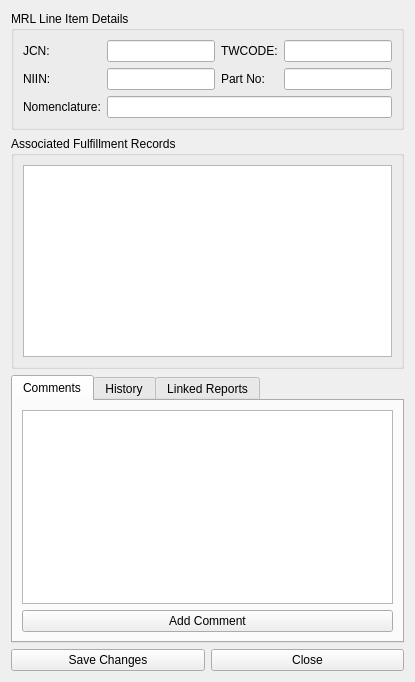
<?xml version="1.0" encoding="UTF-8"?>
<ui version="4.0">
 <class>MRLDetailWindow</class>
 <widget class="QWidget" name="MRLDetailWindow">
  <property name="windowTitle">
   <string>MRL Line Item Detail</string>
  </property>
  <layout class="QVBoxLayout" name="verticalLayout">
   <!-- MRL Line Item Details Section -->
   <item>
    <widget class="QGroupBox" name="mrlDetailsGroup">
     <property name="title">
      <string>MRL Line Item Details</string>
     </property>
     <layout class="QGridLayout" name="mrlDetailsLayout">
      <item row="0" column="0">
       <widget class="QLabel" name="jcnLabel">
        <property name="text">
         <string>JCN:</string>
        </property>
       </widget>
      </item>
      <item row="0" column="1">
       <widget class="QLineEdit" name="jcnEdit" />
      </item>
      <item row="0" column="2">
       <widget class="QLabel" name="twcodeLabel">
        <property name="text">
         <string>TWCODE:</string>
        </property>
       </widget>
      </item>
      <item row="0" column="3">
       <widget class="QLineEdit" name="twcodeEdit" />
      </item>
      <item row="1" column="0">
       <widget class="QLabel" name="niinLabel">
        <property name="text">
         <string>NIIN:</string>
        </property>
       </widget>
      </item>
      <item row="1" column="1">
       <widget class="QLineEdit" name="niinEdit" />
      </item>
      <item row="1" column="2">
       <widget class="QLabel" name="partNoLabel">
        <property name="text">
         <string>Part No:</string>
        </property>
       </widget>
      </item>
      <item row="1" column="3">
       <widget class="QLineEdit" name="partNoEdit" />
      </item>
      <item row="2" column="0">
       <widget class="QLabel" name="nomenclatureLabel">
        <property name="text">
         <string>Nomenclature:</string>
        </property>
       </widget>
      </item>
      <item row="2" column="1" colspan="3">
       <widget class="QLineEdit" name="nomenclatureEdit" />
      </item>
      <!-- Add more MRL fields as needed -->
     </layout>
    </widget>
   </item>
   
   <!-- Fulfillment Records Section -->
   <item>
    <widget class="QGroupBox" name="fulfillmentGroup">
     <property name="title">
      <string>Associated Fulfillment Records</string>
     </property>
     <layout class="QVBoxLayout" name="fulfillmentLayout">
      <item>
       <widget class="QTableView" name="fulfillmentTable" />
      </item>
     </layout>
    </widget>
   </item>
   
   <!-- Additional Information Tabs -->
   <item>
    <widget class="QTabWidget" name="infoTabWidget">
     <widget class="QWidget" name="commentsTab">
      <attribute name="title">
       <string>Comments</string>
      </attribute>
      <layout class="QVBoxLayout" name="commentsLayout">
       <item>
        <widget class="QTextEdit" name="commentsTextEdit" />
       </item>
       <item>
        <widget class="QPushButton" name="addCommentButton">
         <property name="text">
          <string>Add Comment</string>
         </property>
        </widget>
       </item>
      </layout>
     </widget>
     <widget class="QWidget" name="historyTab">
      <attribute name="title">
       <string>History</string>
      </attribute>
      <layout class="QVBoxLayout" name="historyLayout">
       <item>
        <widget class="QTableView" name="historyTable" />
       </item>
      </layout>
     </widget>
     <widget class="QWidget" name="reportsTab">
      <attribute name="title">
       <string>Linked Reports</string>
      </attribute>
      <layout class="QVBoxLayout" name="reportsLayout">
       <item>
        <widget class="QTableView" name="reportsTable" />
       </item>
      </layout>
     </widget>
    </widget>
   </item>
   
   <!-- Action Buttons -->
   <item>
    <layout class="QHBoxLayout" name="actionButtonsLayout">
     <item>
      <widget class="QPushButton" name="saveButton">
       <property name="text">
        <string>Save Changes</string>
       </property>
      </widget>
     </item>
     <item>
      <widget class="QPushButton" name="closeButton">
       <property name="text">
        <string>Close</string>
       </property>
      </widget>
     </item>
    </layout>
   </item>
  </layout>
 </widget>
 <resources/>
 <connections/>
</ui>
